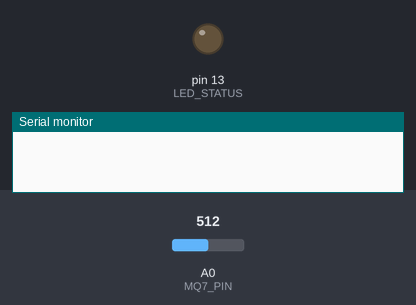
Bench run of a sketch on a simulated Arduino Uno, built with avr-gcc and run on an emulated ATmega328P. Parts: output pins drawn as LEDs (lit = HIGH), the last lines printed to the serial monitor. Inputs (shaded band) come from the test bench; at power-on: A0 (MQ7_PIN) = 512. Random numbers use the default seed unless the sketch sets one.

Above: at 1.5 s.
At 7.0 s:
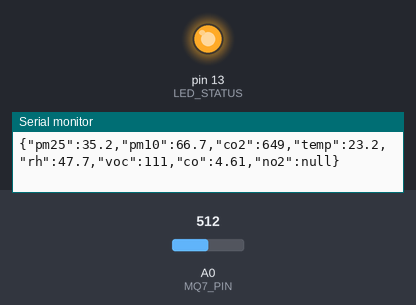
Timing chart, 0 to 10.2 s (numbered marks = the images above):
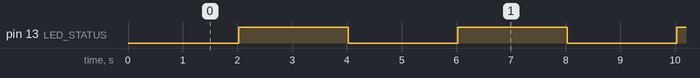

Measured:
- by itself, pin 13 (LED_STATUS): alternates HIGH for 2.0 s and LOW for 2.0 s

The sketch:

arduino_sketch.ino
```cpp
/*
 * AQ Intelligence — Arduino UNO Q Firmware
 * ==========================================
 * Reads from connected sensors and outputs JSON via USB Serial.
 *
 * WIRING:
 *   PMS5003 (Particulate):   TX → Arduino Pin 10, RX → Pin 11 (SoftwareSerial)
 *   SCD41 (CO2/Temp/RH):     SDA → A4, SCL → A5 (I2C)
 *   BME688 (VOC/Pressure):   SDA → A4, SCL → A5 (I2C, addr 0x76)
 *   MQ-7 CO Sensor:          AOUT → A0 (Analog)
 *   NO2 Sensor (optional):   AOUT → A1 (Analog, if available)
 *
 * LIBRARIES NEEDED (Arduino IDE Library Manager):
 *   - SparkFun SCD4x Arduino Library  (by SparkFun)
 *   - Adafruit BME680 Library          (by Adafruit — works for BME688)
 *   - PMS Library                      (by Mariusz Kacki)
 *
 * OUTPUT FORMAT (9600 baud, one JSON per line):
 *   {"pm25":35.8,"pm10":68.4,"co2":642,"temp":23.4,"rh":48.2,"voc":112,"co":0.80,"no2":null}
 */

#include <Wire.h>
#include <SoftwareSerial.h>

// ─── Library Includes ───────────────────────────────────────────────────────
// Uncomment after installing libraries in Arduino IDE:
// #include <SparkFun_SCD4x_Arduino_Library.h>
// #include <Adafruit_BME680.h>
// #include <PMS.h>

// ─── Pin Definitions ────────────────────────────────────────────────────────
#define PMS_RX_PIN    10
#define PMS_TX_PIN    11
#define MQ7_PIN       A0   // Carbon Monoxide
#define NO2_PIN       A1   // Nitrogen Dioxide (optional)
#define LED_STATUS    13   // Built-in LED for heartbeat

// ─── Configuration ──────────────────────────────────────────────────────────
#define SEND_INTERVAL_MS  2000   // Send packet every 2 seconds
#define SERIAL_BAUD       9600

// ─── Objects ────────────────────────────────────────────────────────────────
SoftwareSerial pmsSerial(PMS_RX_PIN, PMS_TX_PIN);

// Uncomment when libraries are installed:
// SCD4x scd41;
// Adafruit_BME680 bme;
// PMS pms(pmsSerial);
// PMS::DATA pmsData;

unsigned long lastSend = 0;
bool ledState = false;

// ─── Setup ──────────────────────────────────────────────────────────────────
void setup() {
  Serial.begin(SERIAL_BAUD);   // USB Serial → PC
  Wire.begin();                // I2C bus
  pmsSerial.begin(9600);       // PMS5003 UART
  pinMode(LED_STATUS, OUTPUT);

  // --- Initialize SCD41 ---
  // if (!scd41.begin()) {
  //   Serial.println("{\"error\":\"SCD41 not found on I2C\"}");
  // } else {
  //   scd41.startPeriodicMeasurement();
  // }

  // --- Initialize BME688 ---
  // if (!bme.begin(0x76)) {
  //   Serial.println("{\"error\":\"BME688 not found on I2C\"}");
  // } else {
  //   bme.setGasHeater(320, 150); // 320°C for 150ms
  // }

  delay(1000);  // Allow sensors to warm up
}

// ─── Main Loop ──────────────────────────────────────────────────────────────
void loop() {
  unsigned long now = millis();

  if (now - lastSend >= SEND_INTERVAL_MS) {
    lastSend = now;

    // ── Read PMS5003 (Particulates) ─────────────────────────────────────────
    float pm25 = -1, pm10 = -1;
    // if (pms.readUntil(pmsData)) {
    //   pm25 = pmsData.PM_AE_UG_2_5;
    //   pm10 = pmsData.PM_AE_UG_10_0;
    // }

    // ── DEMO: simulate values if sensors not connected yet ──────────────────
    // REMOVE these lines once real sensors are wired:
    pm25 = 35.0 + random(-10, 10) * 0.1;
    pm10 = 68.0 + random(-15, 15) * 0.1;

    // ── Read SCD41 (CO2 + Temperature + Humidity) ───────────────────────────
    float co2 = -1, temp_c = -1, rh = -1;
    // if (scd41.readMeasurement()) {
    //   co2   = scd41.getCO2();
    //   temp_c = scd41.getTemperature();
    //   rh    = scd41.getHumidity();
    // }

    // DEMO values — remove when SCD41 connected:
    co2    = 642.0 + random(-20, 20);
    temp_c = 23.4 + random(-5, 5) * 0.1;
    rh     = 48.0 + random(-10, 10) * 0.1;

    // ── Read BME688 (VOC Index) ─────────────────────────────────────────────
    float voc = -1;
    // if (bme.performReading()) {
    //   // BME688 gas resistance → approximate VOC index (0-500 scale)
    //   voc = map(bme.gas_resistance, 10000, 400000, 500, 0);
    //   voc = constrain(voc, 0, 500);
    // }

    // DEMO value — remove when BME688 connected:
    voc = 112 + random(-10, 10);

    // ── Read MQ-7 CO Sensor (Analog) ─────────────────────────────────────────
    int mq7_raw = analogRead(MQ7_PIN);  // 0-1023
    // Convert ADC reading to ppm (calibrate Rs/R0 ratio for your sensor):
    float co_ppm = mq7_raw * 0.009;    // Rough linear scaling — calibrate!

    // ── Read NO2 Sensor (optional) ───────────────────────────────────────────
    bool no2_available = false;
    float no2_ppb = -1;
    // int no2_raw = analogRead(NO2_PIN);
    // if (no2_raw > 10) {  // sensor connected check
    //   no2_ppb = no2_raw * 0.2;  // calibrate scaling factor
    //   no2_available = true;
    // }

    // ── Build and send JSON ──────────────────────────────────────────────────
    Serial.print("{");
    Serial.print("\"pm25\":"); Serial.print(pm25, 1); Serial.print(",");
    Serial.print("\"pm10\":"); Serial.print(pm10, 1); Serial.print(",");
    Serial.print("\"co2\":");  Serial.print((int)co2);  Serial.print(",");
    Serial.print("\"temp\":"); Serial.print(temp_c, 1); Serial.print(",");
    Serial.print("\"rh\":");   Serial.print(rh, 1);   Serial.print(",");
    Serial.print("\"voc\":");  Serial.print((int)voc);  Serial.print(",");
    Serial.print("\"co\":");   Serial.print(co_ppm, 2); Serial.print(",");

    // NO2 — send null if sensor not connected:
    if (no2_available) {
      Serial.print("\"no2\":"); Serial.print(no2_ppb, 1);
    } else {
      Serial.print("\"no2\":null");
    }

    Serial.println("}");  // End of JSON line ← IMPORTANT

    // Heartbeat LED
    ledState = !ledState;
    digitalWrite(LED_STATUS, ledState);
  }
}
```
